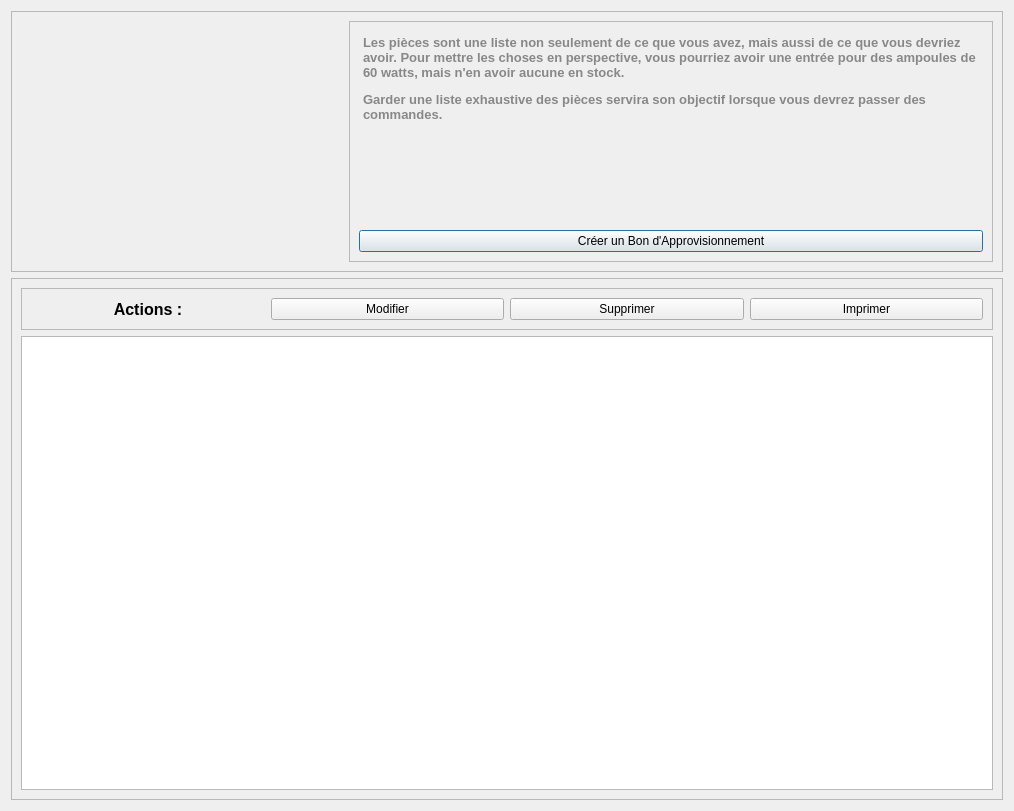
<?xml version="1.0" encoding="UTF-8"?>
<ui version="4.0">
 <class>Dialog</class>
 <widget class="QDialog" name="Dialog">
  <property name="geometry">
   <rect>
    <x>0</x>
    <y>0</y>
    <width>1014</width>
    <height>811</height>
   </rect>
  </property>
  <property name="windowTitle">
   <string>Dialog</string>
  </property>
  <layout class="QVBoxLayout" name="verticalLayout" stretch="1,2">
   <item>
    <widget class="QFrame" name="frame_2">
     <property name="frameShape">
      <enum>QFrame::StyledPanel</enum>
     </property>
     <property name="frameShadow">
      <enum>QFrame::Raised</enum>
     </property>
     <layout class="QHBoxLayout" name="horizontalLayout" stretch="1,2">
      <item>
       <widget class="QLabel" name="label_2">
        <property name="autoFillBackground">
         <bool>false</bool>
        </property>
        <property name="text">
         <string/>
        </property>
        <property name="pixmap">
         <pixmap resource="icons.qrc">:/icons/icons/cargo.png</pixmap>
        </property>
        <property name="alignment">
         <set>Qt::AlignCenter</set>
        </property>
        <property name="wordWrap">
         <bool>false</bool>
        </property>
        <property name="openExternalLinks">
         <bool>true</bool>
        </property>
       </widget>
      </item>
      <item>
       <widget class="QFrame" name="frame_3">
        <property name="frameShape">
         <enum>QFrame::StyledPanel</enum>
        </property>
        <property name="frameShadow">
         <enum>QFrame::Raised</enum>
        </property>
        <layout class="QVBoxLayout" name="verticalLayout_2">
         <item>
          <widget class="QTextEdit" name="textEdit">
           <property name="styleSheet">
            <string notr="true">background-color:transparent;
border : none;</string>
           </property>
           <property name="readOnly">
            <bool>true</bool>
           </property>
           <property name="html">
            <string>&lt;!DOCTYPE HTML PUBLIC &quot;-//W3C//DTD HTML 4.0//EN&quot; &quot;http://www.w3.org/TR/REC-html40/strict.dtd&quot;&gt;
&lt;html&gt;&lt;head&gt;&lt;meta name=&quot;qrichtext&quot; content=&quot;1&quot; /&gt;&lt;style type=&quot;text/css&quot;&gt;
p, li { white-space: pre-wrap; }
&lt;/style&gt;&lt;/head&gt;&lt;body style=&quot; font-family:'MS Shell Dlg 2'; font-size:8.25pt; font-weight:400; font-style:normal;&quot;&gt;
&lt;p style=&quot; margin-top:12px; margin-bottom:12px; margin-left:0px; margin-right:0px; -qt-block-indent:0; text-indent:0px;&quot;&gt;&lt;span style=&quot; font-family:'Tahoma,Calibri,Helvetica'; font-size:10pt; font-weight:600; color:#888888;&quot;&gt;Les pièces sont une liste non seulement de ce que vous avez, mais aussi de ce que vous devriez avoir. Pour mettre les choses en perspective, vous pourriez avoir une entrée pour des ampoules de 60 watts, mais n'en avoir aucune en stock.&lt;/span&gt;&lt;/p&gt;
&lt;p style=&quot; margin-top:12px; margin-bottom:12px; margin-left:0px; margin-right:0px; -qt-block-indent:0; text-indent:0px;&quot;&gt;&lt;span style=&quot; font-family:'Tahoma,Calibri,Helvetica'; font-size:10pt; font-weight:600; color:#888888;&quot;&gt;Garder une liste exhaustive des pièces servira son objectif lorsque vous devrez passer des commandes.&lt;/span&gt;&lt;/p&gt;&lt;/body&gt;&lt;/html&gt;</string>
           </property>
           <property name="textInteractionFlags">
            <set>Qt::NoTextInteraction</set>
           </property>
          </widget>
         </item>
         <item>
          <widget class="QPushButton" name="ButtonCreerBonApprovisonnement">
           <property name="cursor">
            <cursorShape>PointingHandCursor</cursorShape>
           </property>
           <property name="styleSheet">
            <string notr="true">QPushButton{
height : 25px;
background-color :#00A8E8;
}


QPushButton:hover{
	background-color: rgb(0, 92, 157);
};</string>
           </property>
           <property name="text">
            <string>Créer un Bon d'Approvisionnement</string>
           </property>
          </widget>
         </item>
        </layout>
       </widget>
      </item>
     </layout>
    </widget>
   </item>
   <item>
    <widget class="QFrame" name="frame">
     <property name="frameShape">
      <enum>QFrame::StyledPanel</enum>
     </property>
     <property name="frameShadow">
      <enum>QFrame::Raised</enum>
     </property>
     <layout class="QVBoxLayout" name="verticalLayout_3">
      <item>
       <widget class="QFrame" name="frame_4">
        <property name="frameShape">
         <enum>QFrame::StyledPanel</enum>
        </property>
        <property name="frameShadow">
         <enum>QFrame::Raised</enum>
        </property>
        <layout class="QHBoxLayout" name="horizontalLayout_2">
         <item>
          <widget class="QLabel" name="label">
           <property name="font">
            <font>
             <family>Arial</family>
             <pointsize>12</pointsize>
             <weight>75</weight>
             <bold>true</bold>
            </font>
           </property>
           <property name="text">
            <string>Actions :</string>
           </property>
           <property name="alignment">
            <set>Qt::AlignCenter</set>
           </property>
          </widget>
         </item>
         <item>
          <widget class="QPushButton" name="ButtonModifier">
           <property name="cursor">
            <cursorShape>PointingHandCursor</cursorShape>
           </property>
           <property name="styleSheet">
            <string notr="true">QPushButton{
height : 20px;
background-color :#00A8E8;
}


QPushButton:hover{
	background-color: rgb(0, 92, 157);
};</string>
           </property>
           <property name="text">
            <string>Modifier</string>
           </property>
          </widget>
         </item>
         <item>
          <widget class="QPushButton" name="ButtonSupprimer">
           <property name="cursor">
            <cursorShape>PointingHandCursor</cursorShape>
           </property>
           <property name="styleSheet">
            <string notr="true">QPushButton{
height : 20px;
background-color :#00A8E8;
}


QPushButton:hover{
	background-color: rgb(0, 92, 157);
};</string>
           </property>
           <property name="text">
            <string>Supprimer</string>
           </property>
          </widget>
         </item>
         <item>
          <widget class="QPushButton" name="ButtonImprimer">
           <property name="cursor">
            <cursorShape>PointingHandCursor</cursorShape>
           </property>
           <property name="styleSheet">
            <string notr="true">QPushButton{
height : 20px;
background-color :#00A8E8;
}


QPushButton:hover{
	background-color: rgb(0, 92, 157);
};</string>
           </property>
           <property name="text">
            <string>Imprimer</string>
           </property>
          </widget>
         </item>
        </layout>
       </widget>
      </item>
      <item>
       <widget class="QTableView" name="tableViewBonTravail"/>
      </item>
     </layout>
    </widget>
   </item>
  </layout>
 </widget>
 <resources>
  <include location="icons.qrc"/>
 </resources>
 <connections/>
</ui>
